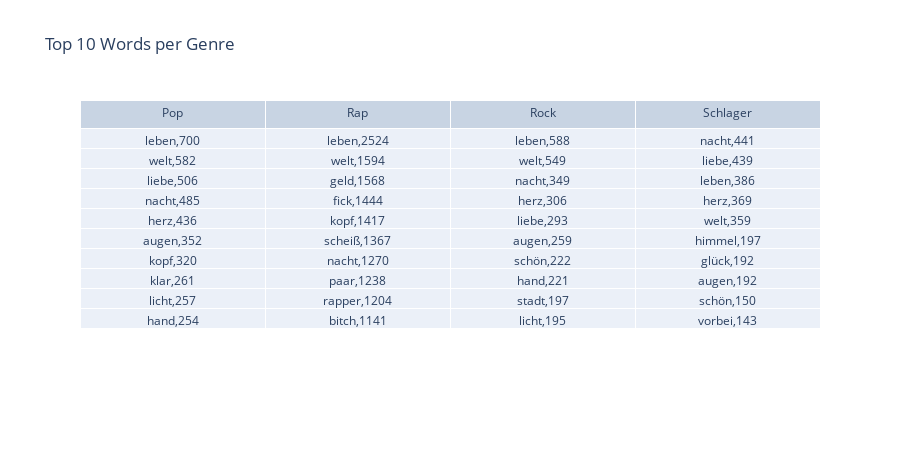

The cell this chart's notebook holds for it:
### Markdown cell above
Während Pop, Schlager und Rock sich ziemlich ähnlich sehen, sticht Rap deutlich hervor. Hier finden sich die größten Abweichungen (s. Abb.: newplot.png).

### Code cell
#Plotly benötigt ein Dataframe anstelle des erstellten Dictionairies
df = pd.DataFrame(top_10_words_per_genre)

table = go.Table(
    header=dict(values=df.columns),
    cells=dict(values=df.transpose().values.tolist())
)

layout = go.Layout(
    title='Top 10 Words per Genre',
    height=450
)

fig = go.Figure(data=[table], layout=layout)

fig.show()

### Figure 1 — Plotly figure (JSON) as saved in the notebook; plotly's stock layout.template omitted (floating-point values rounded to 4 significant figures)
{"data": [{"cells": {"values": [[["leben", 700], ["welt", 582], ["liebe", 506], ["nacht", 485], ["herz", 436], ["augen", 352], ["kopf", 320], ["klar", 261], ["licht", 257], ["hand", 254]], [["leben", 2524], ["welt", 1594], ["geld", 1568], ["fick", 1444], ["kopf", 1417], ["scheiß", 1367], ["nacht", 1270], ["paar", 1238], ["rapper", 1204], ["bitch", 1141]], [["leben", 588], ["welt", 549], ["nacht", 349], ["herz", 306], ["liebe", 293], ["augen", 259], ["schön", 222], ["hand", 221], ["stadt", 197], ["licht", 195]], [["nacht", 441], ["liebe", 439], ["leben", 386], ["herz", 369], ["welt", 359], ["himmel", 197], ["glück", 192], ["augen", 192], ["schön", 150], ["vorbei", 143]]]}, "header": {"values": ["Pop", "Rap", "Rock", "Schlager"]}, "type": "table"}], "layout": {"height": 450, "title": {"text": "Top 10 Words per Genre"}}}
